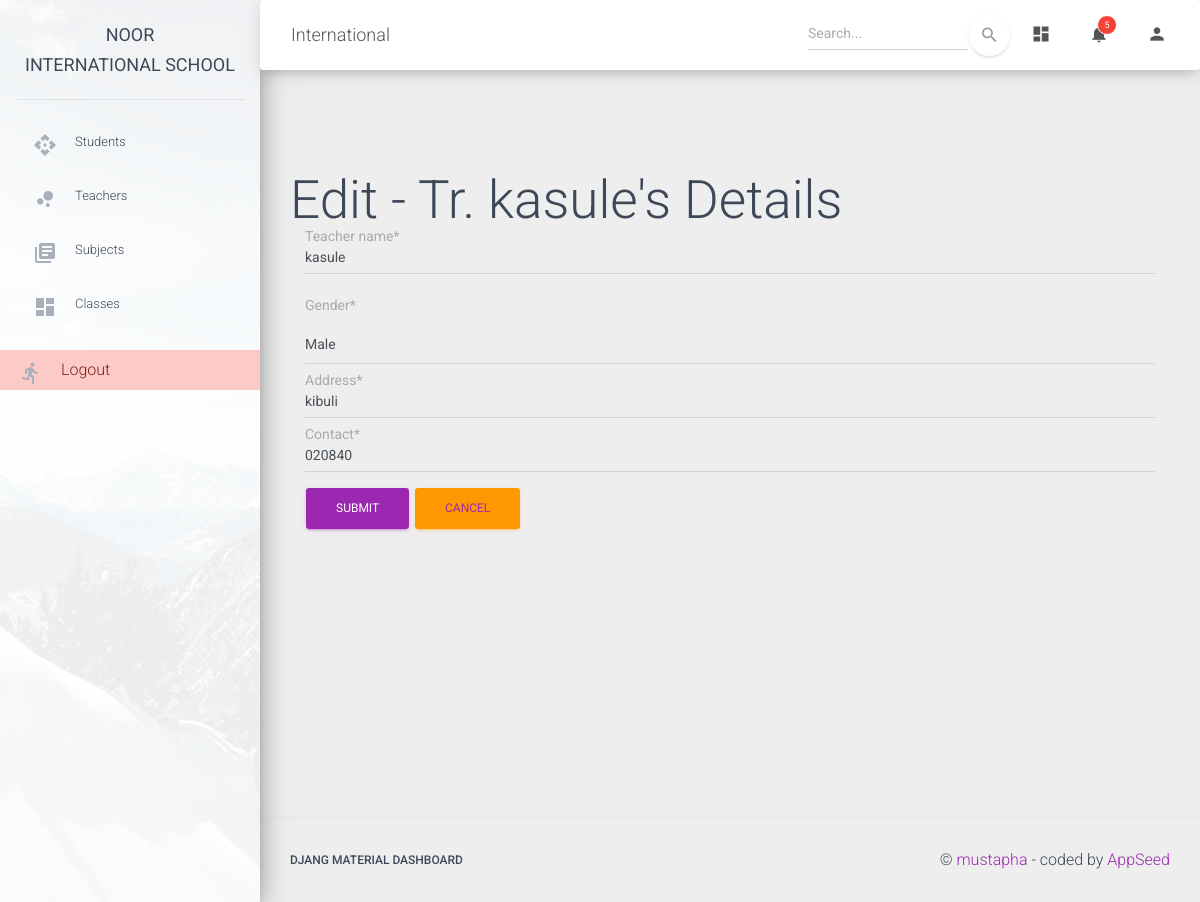
/edit_teacher/1/ (signed in), run on the app's committed database.
### details/models.py (models this page shows, shortened)
class Teacher(models.Model):
    Gender_Choices=[
        ("M", "Male"),
        ("F", "Female")
    ]
    Teacher_name = models.CharField(max_length=50)
    Gender = models.CharField(max_length=2, choices=Gender_Choices )
    Address = models.CharField(max_length=10)
    Contact = models.CharField(max_length=10)

### details/views.py (the view)
# urls.py: path('edit_teacher/<int:teacher_id>/', edit_teacher_view, name="edit_teacher_page"),
@login_required
def edit_teacher_view(request, teacher_id):
    message =""
    teacher = Teacher.objects.get(id=teacher_id)
    if request.method == "POST":
        teacher_form = TeacherForm(request.POST, instance= teacher)
        if teacher_form.is_valid():
            teacher_form.save()
            message = "Changes saved successfully"
        else:
            message = "Entered invalid data"
        messages.success(request, message)
    else:
        teacher_form = TeacherForm(instance=teacher)
    context = {
        'form': teacher_form,
        'teacher': teacher,
        'msg': message,
    }
    return render(request, "edit_teacher.html", context)

### details/form.py
class TeacherForm(ModelForm):
    class Meta:
        model = Teacher
        fields = '__all__'

### details/templates/edit_teacher.html (shortened to what this page needs)
{% extends './main.html' %}
{% load crispy_forms_tags %}
{% block content %}
    <h1>Edit - Tr. {{teacher.Teacher_name}}'s Details</h1>
    <div class="container">
        <form method="POST">
            {{form|crispy}}
            <input type="Submit" class="btn btn-primary">
            <button class="btn btn-warning"><a href="{% url 'add_teacher_page' %}">Cancel</a></button>
        </form>
    </div>
{% endblock content %}

### data on the page
Teacher: Teacher_name "kasule", Gender "Male", Address "kibuli", Contact "020840"
